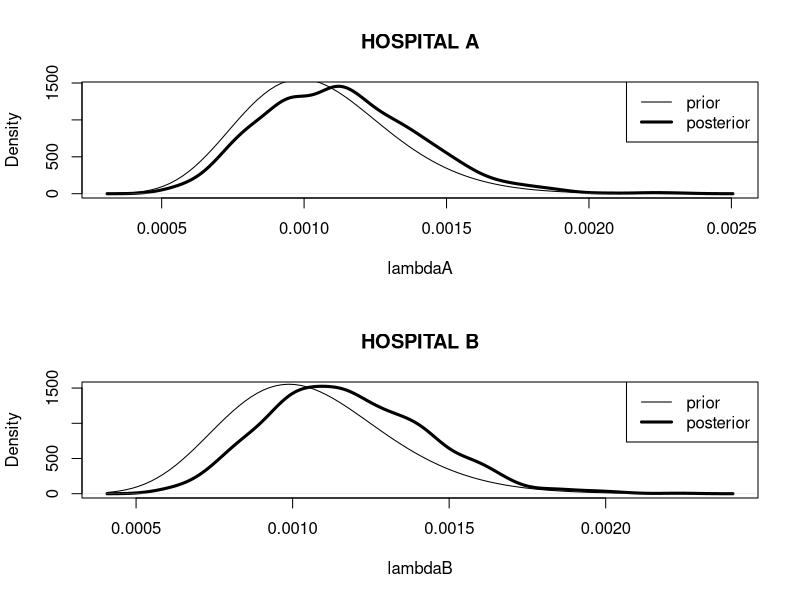

Write R code to recreate this figure.
##########################################################
# Section 3.3 Estimating a Heart Transplant Mortality Rate
##########################################################

 alpha=16;beta=15174
 yobs=1; ex=66
 y=0:10
 lam=alpha/beta
 py=dpois(y, lam*ex)*dgamma(lam, shape = alpha,
   rate = beta)/dgamma(lam, shape= alpha + y,
   rate = beta + ex)
 cbind(y, round(py, 3))

 lambdaA = rgamma(1000, shape = alpha + yobs, rate = beta + ex)

 ex = 1767; yobs=4
 y = 0:10
 py = dpois(y, lam * ex) * dgamma(lam, shape = alpha, 
     rate = beta)/dgamma(lam, shape = alpha + y,
     rate = beta + ex)
 cbind(y, round(py, 3))

 lambdaB = rgamma(1000, shape = alpha + yobs, rate = beta + ex)

 par(mfrow = c(2, 1))
 plot(density(lambdaA), main="HOSPITAL A", xlab="lambdaA", lwd=3)
 curve(dgamma(x, shape = alpha, rate = beta), add=TRUE)
 legend("topright",legend=c("prior","posterior"),lwd=c(1,3))
 plot(density(lambdaB), main="HOSPITAL B", xlab="lambdaB", lwd=3)
 curve(dgamma(x, shape = alpha, rate = beta), add=TRUE)
 legend("topright",legend=c("prior","posterior"),lwd=c(1,3))
